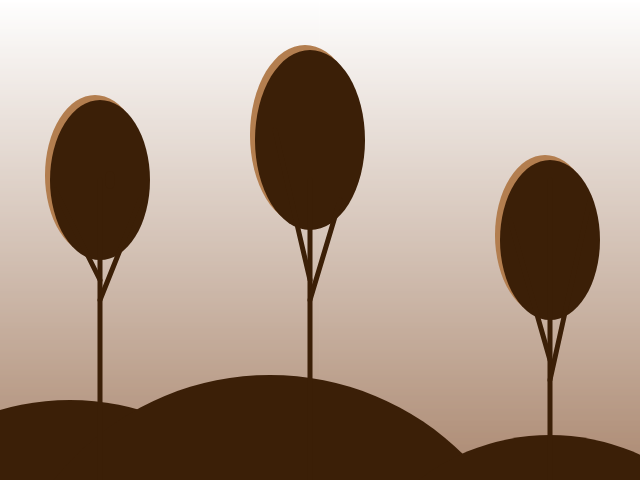
Frame 1 (no input)
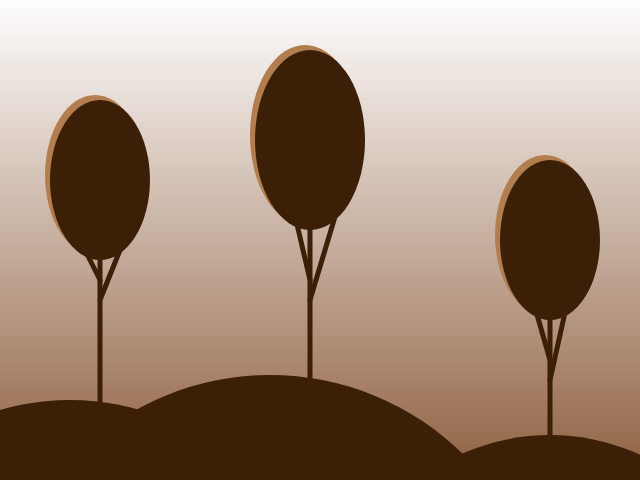
Frame 60 (no input)
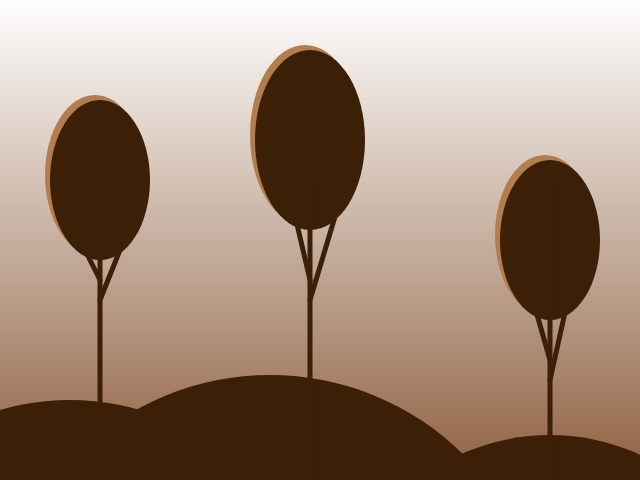
Frame 120 (the mouse pressed at the canvas centre since frame 60)

The p5.js sketch that drew these frames (run headless with seeded random() and noise() and a simulated clock; from frame 60 on, the mouse is pressed at the canvas centre):

// p5.js sketch
// ── sketch.js
let leafSpawnSpeed = 300;
let leafFallSpeed = 0.5;
let leafPosition = 0;
let leafSpawnIndex = 0;

function setup() {
  createCanvas(640,480);
}

function draw() {
  let c1 = color(255, 255, 255); 
  let c2 = color(144, 98, 66); 
  gradientBG(0, 0, 640, 480, c1, c2);
  fill(179,126,79);
  noStroke();
  ellipse(95, 175, 100, 160);
  ellipse(305, 135, 110, 180);
  ellipse(545, 235, 100, 160);
  fill(59,31,7);
  noStroke();
  circle(70,650,500);
  circle(270,650,550);
  circle(550,650,430);
  fill(59,31,7);
  noStroke();
  ellipse(100, 180, 100, 160);
  ellipse(310, 140, 110, 180);
  ellipse(550, 240, 100, 160);
  stroke(59,31,7);
  strokeWeight(5);
  line(100,480,100,180);
  line(100,300,140,200);
  line(100,280,55,190);
  
  line(310,480,310,180);
  line(310,300,340,200);
  line(310,280,275,130);
  
  line(550,480,550,180);
  line(550,380,590,200);
  line(550,360,510,220);

  if(frameCount>leafSpawnSpeed){
    
  }
  ellipse(110, 180 + leafPosition, 5, 13);
  leafPosition += leafFallSpeed;
  //print(leafFallSpeed);
  //leaves()
}

function gradientBG(x, y, w, h, c1, c2) {
  noFill();
  for (let i = y; i <= y + h; i++) {
    let inter = map(i, y, y + h, 0, 1);
    let gradColor = lerpColor(c1, c2, inter);
    stroke(gradColor);
    line(x, i, x + w, i);
  }
}

/*function leaves(){
      fill(179,126,79);
      noStroke();
      ellipse(100, 180 + leafPosition[0], 20, 20);
      leafPosition[0]+=leafFallSpeed;
}*/
